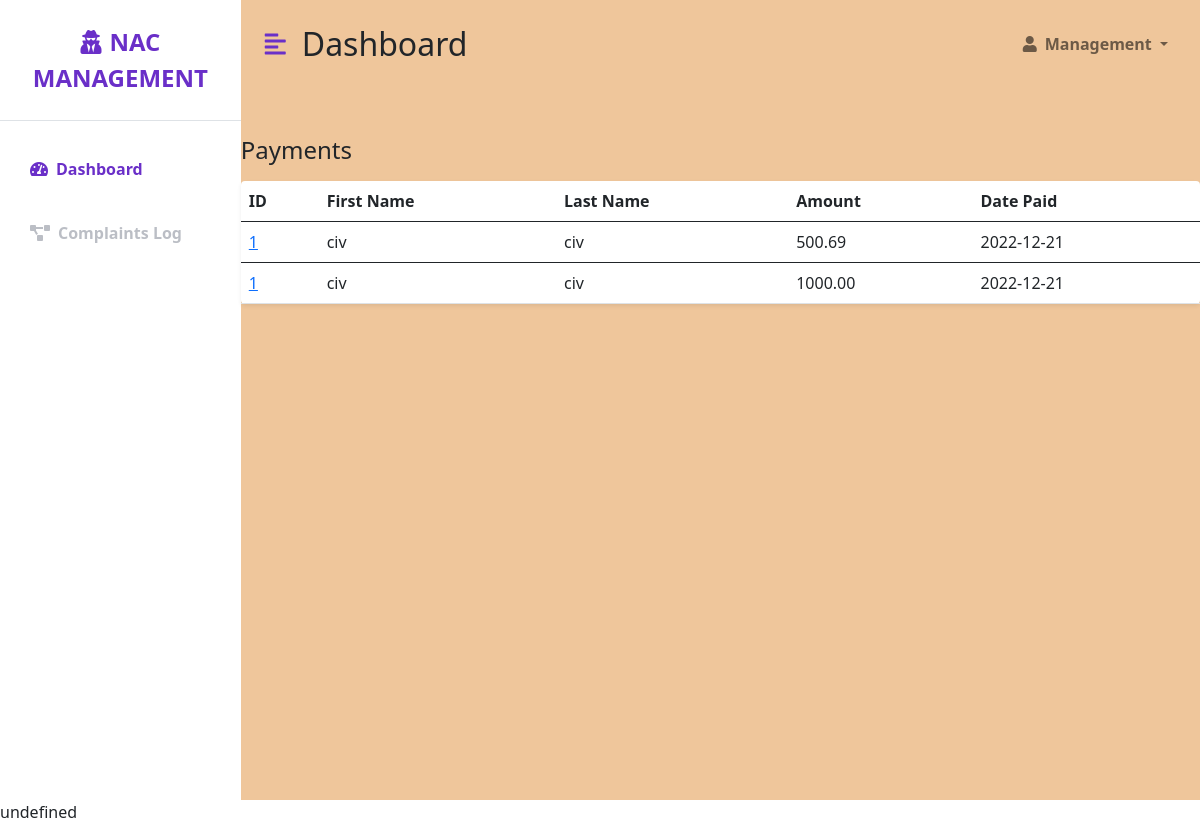
Page /dashboard.php on the committed database.
### tables this page shows
CREATE TABLE `payment_t` (
  `payment_id` int(11) NOT NULL,
  `amount` decimal(10,2) NOT NULL,
  `payment_method` enum('online payment','check','cash') NOT NULL,
  `date_paid` date NOT NULL,
  `tenant_id` int(11) NOT NULL
);

CREATE TABLE `tenant_t` (
  `tenant_id` int(11) NOT NULL,
  `fname` varchar(24) NOT NULL,
  `lname` varchar(16) NOT NULL,
  `sex` enum('male','female') NOT NULL,
  `contact_no` varchar(15) NOT NULL,
  `address` varchar(255) NOT NULL,
  `apartment_no` int(11) NOT NULL,
  `contract_start` date NOT NULL,
  `contract_end` date NOT NULL
);

### public/dashboard.php (the view, shortened to what this page needs)
<?php
include "../src/php/db_connect.php";
?>
<!DOCTYPE html>
<html lang="en">
    <head>
        <link href="https://cdn.jsdelivr.net/npm/bootstrap@5.0.0-beta3/dist/css/bootstrap.min.css" rel="stylesheet" />
        <link rel="stylesheet" href="https://cdnjs.cloudflare.com/ajax/libs/font-awesome/5.15.3/css/all.min.css" />
        <link rel="stylesheet" href="../src/css/styles.css" />
    </head>
    <body>
        <div class="d-flex" id="wrapper">
            <div class="bg-white" id="sidebar-wrapper">
                <div class="sidebar-heading text-center py-4 primary-text fs-4 fw-bold text-uppercase border-bottom">
                    <i class="fas fa-user-secret me-2"></i>NAC Management
                </div>
                <div class="list-group list-group-flush my-3">
                    <a href="#" class="list-group-item list-group-item-action bg-transparent second-text active">
                        <i class="fas fa-tachometer-alt me-2"></i>Dashboard </a>
                    <a href="complaints_log.php" class="list-group-item list-group-item-action bg-transparent second-text fw-bold">
                        <i class="fas fa-project-diagram me-2"></i>Complaints Log </a>
                </div>
            </div>
            <div id="page-content-wrapper">
                <nav class="navbar navbar-expand-lg navbar-light bg-transparent py-4 px-4">
                    <div class="d-flex align-items-center">
                        <i class="fas fa-align-left primary-text fs-4 me-3" id="menu-toggle"></i>
                        <h2 class="fs-2 m-0">Dashboard</h2>
                    </div>
                    <div class="collapse navbar-collapse" id="navbarSupportedContent">
                        <ul class="navbar-nav ms-auto mb-2 mb-lg-0">
                            <li class="nav-item dropdown">
                                <a class="nav-link dropdown-toggle second-text fw-bold" href="#" id="navbarDropdown" role="button" data-bs-toggle="dropdown" aria-expanded="false">
                                    <i class="fas fa-user me-2"></i>Management </a>
                            </li>
                        </ul>
                    </div>
                </nav>
                    <div class="row my-5">
                        <h3 class="fs-4 mb-3">Payments</h3>
                        <div class="col">
                            <table class="table bg-white rounded shadow-sm  table-hover">
                                <thead>
                                    <tr>
                                        <th scope="col">ID</th>
                                        <th scope="col">First Name</th>
                                        <th scope="col">Last Name</th>
                                        <th scope="col">Amount</th>
                                        <th scope="col">Date Paid</th>
                                    </tr>
                                </thead>
                                <?php
                                    $sql = "SELECT t.tenant_id, t.fname, t.lname, p.amount, p.date_paid
                                    FROM tenant_t t,
                                         payment_t p
                                    WHERE t.tenant_id = p.tenant_id
                                    ORDER BY p.date_paid DESC;";
                                    $result = mysqli_query($con, $sql);
                                    if (mysqli_num_rows($result) > 0) {
                                    while($row = mysqli_fetch_assoc($result)) {
                                    ?>
                                    <tbody>
                                    <tr>
                                    <td><a href = "tenant_name_clicked.php?GetID=<?php echo $row['tenant_id'] ?>"><?php echo $row['tenant_id']?></a></td>
                                    <td><?php echo $row['fname']?></td>
                                    <td><?php echo $row['lname']?></td>
                                    <td><?php echo $row['amount']?></td>
                                    <td><?php echo $row['date_paid']?></td>
                                    </tbody>
                                    <?php
                                    }
                                    } else {
                                        echo "0 results";
                                    }
                                    ?>
                            </table>
                        </div>
                    </div>
                </div>
            </div>
    </body>undefined
</html>

### src/css/styles.css (style rules this page uses)
:root { --main-bg-color: #6a2fc8; --main-text-color: #6a2fc8; --second-text-color: #bbbec5; --second-bg-color: #c1efde; }
.primary-text { color: var(--main-text-color); }
.second-text { color: var(--second-text-color); }
#wrapper { overflow-x: hidden; background-image: linear-gradient( to right, #efc69b, #efc69b, #efc69b, #efc69b, #efc69b ); }
#sidebar-wrapper { min-height: 100vh; margin-left: -15rem; -webkit-transition: margin 0.25s ease-out; -moz-transition: margin 0.25s ease-out; -o-transition: margin 0.25s ease-out; transition: margin 0.25s ease-out; }
#sidebar-wrapper .sidebar-heading { padding: 0.875rem 1.25rem; font-size: 1.2rem; }
#sidebar-wrapper .list-group { width: 15rem; }
#page-content-wrapper { min-width: 100vw; }
#menu-toggle { cursor: pointer; }
.list-group-item { border: none; padding: 20px 30px; }
.list-group-item.active { background-color: transparent; color: var(--main-text-color); font-weight: bold; border: none; }
@media (min-width: 768px) { #sidebar-wrapper { margin-left: 0; } }
@media (min-width: 768px) { #page-content-wrapper { min-width: 0; width: 100%; } }
h2 { text-align: center; }

### rows in the picture
payment_t: payment_id.tenant_id "1", payment_id.fname "civ", payment_id.lname "civ", amount "500.69", date_paid "2022-12-21"
payment_t: tenant.tenant_id "1", tenant.fname "civ", tenant.lname "civ", amount "1000.00", date_paid "2022-12-21"
